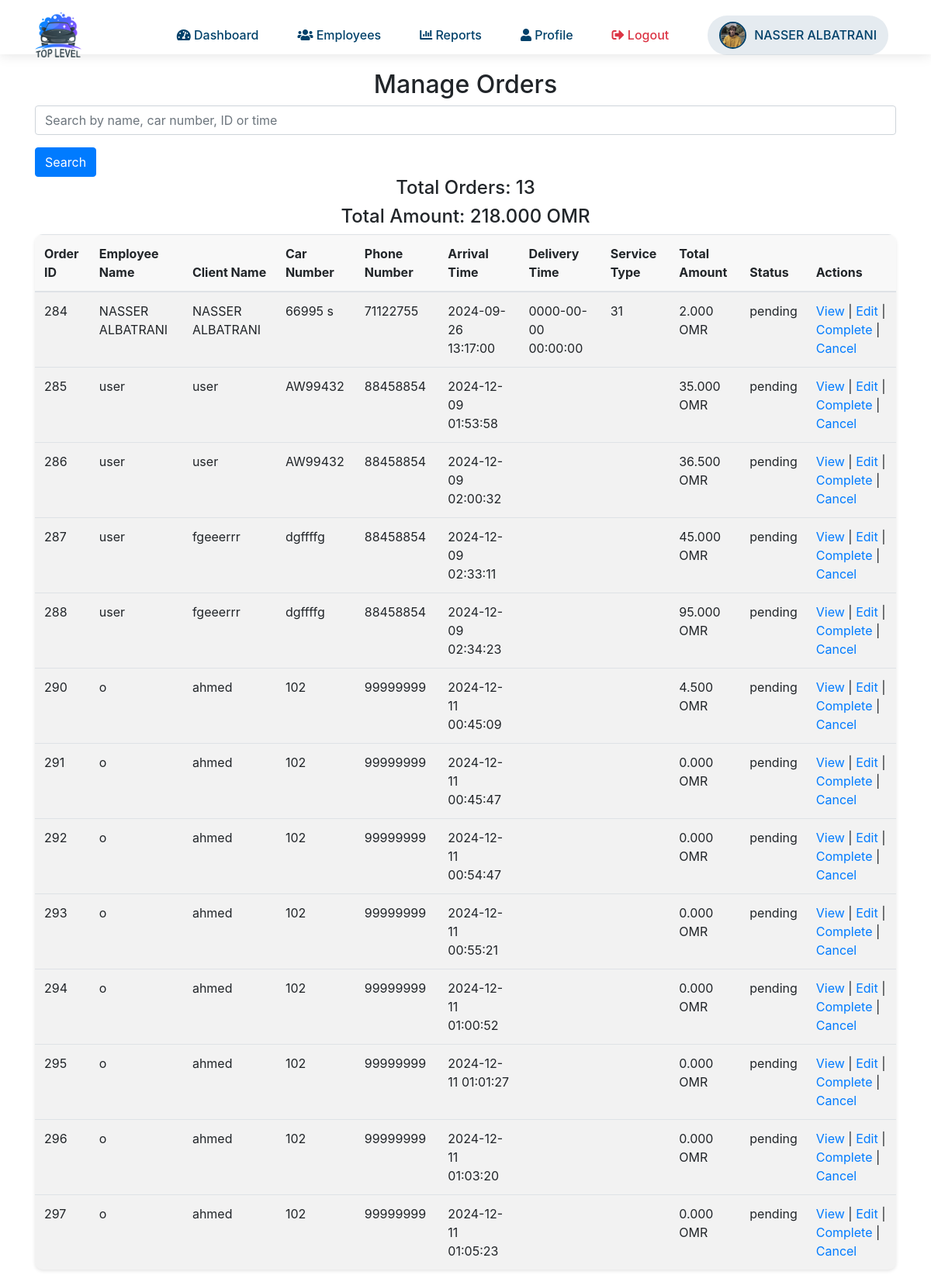
/OrderStatus.php (signed in), run on the app's committed database.
### tables this page shows
CREATE TABLE `orders` (
  `id` int(11) NOT NULL,
  `client_car_id` int(11) DEFAULT NULL,
  `order_details` text DEFAULT NULL,
  `qrcode_path` varchar(255) DEFAULT NULL,
  `car_type` varchar(50) DEFAULT NULL,
  `employee_name` varchar(100) DEFAULT NULL,
  `client_name` varchar(100) DEFAULT NULL,
  `service_category` varchar(50) DEFAULT NULL,
  `services` text DEFAULT NULL,
  `car_number` varchar(50) DEFAULT NULL,
  `car_name` varchar(255) DEFAULT NULL,
  `phone_number` varchar(50) DEFAULT NULL,
  `arrival_time` datetime DEFAULT NULL,
  `delivery_time` datetime DEFAULT NULL,
  `total_amount` decimal(10,3) DEFAULT NULL,
  `notes` text DEFAULT NULL,
  `order_code` varchar(255) DEFAULT NULL,
  `deposit_amount` decimal(10,3) NOT NULL DEFAULT 0.000,
  `remaining_amount` decimal(10,3) NOT NULL DEFAULT 0.000,
  `installments` int(11) NOT NULL DEFAULT 0,
  `coupon_code` varchar(255) DEFAULT NULL,
  `coupon_discount` decimal(10,3) DEFAULT 0.000,
  `total_after_discount` decimal(10,3) DEFAULT 0.000,
  `status` enum('pending','completed','canceled') DEFAULT 'pending',
  `car_delivered` tinyint(1) NOT NULL DEFAULT 0,
  `car_delivery_time` datetime DEFAULT NULL,
  `extra_service_name` text DEFAULT NULL,
  `extra_service_price` text DEFAULT NULL
);

### OrderStatus.php (the view, shortened to what this page needs)
<?php
require 'db.php';
$search_query = "";
$filter_query = "WHERE status = 'pending'";
$total_orders = 0;
$total_amount = 0.0;
$sql = "SELECT * FROM orders $filter_query";
$result = $conn->query($sql);
if ($result->num_rows > 0) {
    while ($row = $result->fetch_assoc()) {
        $total_orders++;
        $total_amount += $row['total_amount'];
    }
    $result->data_seek(0);
}
?>
<!DOCTYPE html>
<html lang="en">
<head>
    <link rel="stylesheet" href="https://cdnjs.cloudflare.com/ajax/libs/font-awesome/5.15.4/css/all.min.css">
    <link rel="stylesheet" href="https://stackpath.bootstrapcdn.com/bootstrap/4.5.2/css/bootstrap.min.css">
</head>
<body>
    <?php include 'nav.php'; ?>
    <div class="container">
        <h2 class="text-center">Manage Orders</h2>
        <form method="POST" action="">
            <div class="form-group">
                <input type="text" name="search_query" class="form-control" placeholder="Search by name, car number, ID or time" value="<?php echo htmlspecialchars($search_query); ?>">
            </div>
            <button type="submit" class="btn btn-primary">Search</button>
        </form>
        <h4 class="text-center">Total Orders: <?php echo $total_orders; ?></h4>
        <h4 class="text-center">Total Amount: <?php echo number_format($total_amount, 3); ?> OMR </h4>
        <table class="table table-striped">
            <thead>
                <tr>
                    <th>Order ID</th>
                    <th>Employee Name</th>
                    <th>Client Name</th>
                    <th>Car Number</th>
                    <th>Phone Number</th>
                    <th>Arrival Time</th>
                    <th>Delivery Time</th>
                    <th>Service Type</th>
                    <th>Total Amount</th>
                    <th>Status</th>
                    <th>Actions</th>
                </tr>
            </thead>
            <tbody>
                <?php
                if ($result->num_rows > 0) {
                    while($row = $result->fetch_assoc()) {
                        echo "<tr>";
                        echo "<td>" . htmlspecialchars($row['id']) . "</td>";
                        echo "<td>" . htmlspecialchars($row['employee_name']) . "</td>";
                        echo "<td>" . htmlspecialchars($row['client_name']) . "</td>";
                        echo "<td>" . htmlspecialchars($row['car_number']) . "</td>";
                        echo "<td>" . htmlspecialchars($row['phone_number']) . "</td>";
                        echo "<td>" . htmlspecialchars($row['arrival_time']) . "</td>";
                        echo "<td>" . htmlspecialchars($row['delivery_time']) . "</td>";
                        echo "<td>" . htmlspecialchars($row['service_category']) . "</td>";
                        echo "<td>" . number_format($row['total_amount'], 3) . " OMR</td>";
                        echo "<td>" . htmlspecialchars($row['status']) . "</td>";
                        echo "<td>
                                 <a class='action-link' href='view_order.php?id=" . htmlspecialchars($row['id']) . "'>View</a> |
                                 <a class='action-link' href='edit_order.php?id=" . htmlspecialchars($row['id']) . "'>Edit</a> |
                                 <a class='action-link' href='update_status.php?id=" . htmlspecialchars($row['id']) . "&status=completed'>Complete</a> |
                                 <a class='action-link' href='update_status.php?id=" . htmlspecialchars($row['id']) . "&status=canceled'>Cancel</a>
                              </td>";
                        echo "</tr>";
                    }
                } else {
                    echo "<tr><td colspan='11' class='text-center'>No orders found</td></tr>";
                }
                ?>
            </tbody>
        </table>
    </div>
</body>
</html>

### OrderStatus.php (style rules this page uses)
body { font-family: 'Poppins', sans-serif; background-color: #f4f4f4; padding-top: 70px; }
.container { margin-top: 20px; }
table { width: 100%; background-color: #fff; box-shadow: 0 2px 4px rgba(0, 0, 0, 0.1); border-radius: 10px; overflow: hidden; }
table th, table td { padding: 10px; text-align: left; }
table th { background-color: #f8f8f8; }
table tbody tr:nth-child(even) { background-color: #f2f2f2; }
.action-link { color: #007BFF; text-decoration: none; }

### data on the page
orders: id "284", employee_name "NASSER ALBATRANI", client_name "NASSER ALBATRANI", car_number "66995 s", phone_number "71122755", arrival_time "2024-09-26 13:17:00", delivery_time "0000-00-00 00:00:00", service_category "31", total_amount "2.000", status "pending"
orders: id "285", employee_name "user", client_name "user", car_number "AW99432", phone_number "88458854", arrival_time "2024-12-09 01:53:58", total_amount "35.000", status "pending"
orders: id "286", employee_name "user", client_name "user", car_number "AW99432", phone_number "88458854", arrival_time "2024-12-09 02:00:32", total_amount "36.500", status "pending"
orders: id "287", employee_name "user", client_name "fgeeerrr", car_number "dgffffg", phone_number "88458854", arrival_time "2024-12-09 02:33:11", total_amount "45.000", status "pending"
orders: id "288", employee_name "user", client_name "fgeeerrr", car_number "dgffffg", phone_number "88458854", arrival_time "2024-12-09 02:34:23", total_amount "95.000", status "pending"
orders: id "290", employee_name "o", client_name "ahmed", car_number "102", phone_number "99999999", arrival_time "2024-12-11 00:45:09", total_amount "4.500", status "pending"
orders: id "291", employee_name "o", client_name "ahmed", car_number "102", phone_number "99999999", arrival_time "2024-12-11 00:45:47", total_amount "0.000", status "pending"
orders: id "292", employee_name "o", client_name "ahmed", car_number "102", phone_number "99999999", arrival_time "2024-12-11 00:54:47", total_amount "0.000", status "pending"
orders: id "293", employee_name "o", client_name "ahmed", car_number "102", phone_number "99999999", arrival_time "2024-12-11 00:55:21", total_amount "0.000", status "pending"
orders: id "294", employee_name "o", client_name "ahmed", car_number "102", phone_number "99999999", arrival_time "2024-12-11 01:00:52", total_amount "0.000", status "pending"
orders: id "295", employee_name "o", client_name "ahmed", car_number "102", phone_number "99999999", arrival_time "2024-12-11 01:01:27", total_amount "0.000", status "pending"
orders: id "296", employee_name "o", client_name "ahmed", car_number "102", phone_number "99999999", arrival_time "2024-12-11 01:03:20", total_amount "0.000", status "pending"
orders: id "297", employee_name "o", client_name "ahmed", car_number "102", phone_number "99999999", arrival_time "2024-12-11 01:05:23", total_amount "0.000", status "pending"

### other printed values
$user_name "NASSER ALBATRANI"
$total_orders "13"
$total_amount "218.000"
